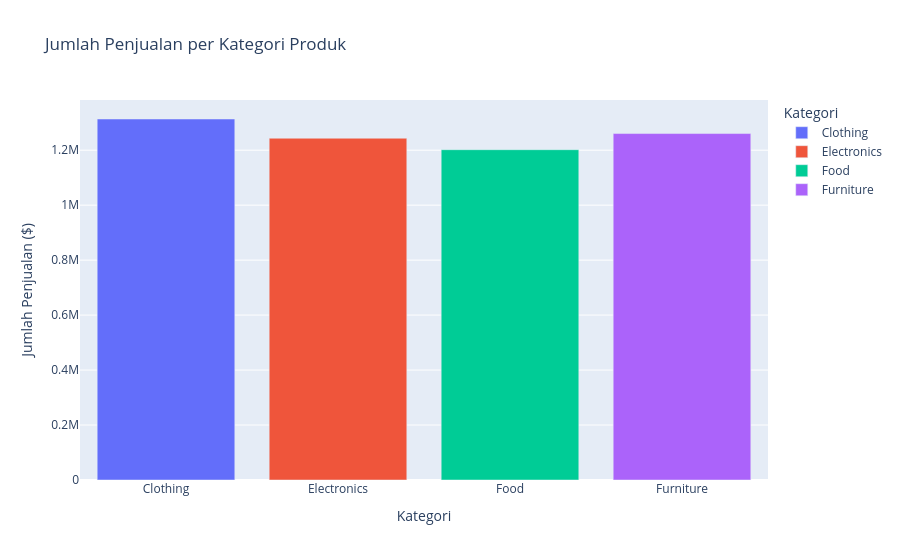

Notebook code for this chart:
### Code cell
cat_prod_amount = df.groupby('Product_Category')['Sales_Amount'].sum().reset_index()

graph_bar = px.bar(
   cat_prod_amount,
   x='Product_Category',
   y='Sales_Amount',
   color='Product_Category',
   title='Jumlah Penjualan per Kategori Produk',
   labels={'Sales_Amount': 'Jumlah Penjualan ($)', 'Product_Category': 'Kategori'}
)

graph_bar.show()

### Figure 1 — Plotly figure (JSON) as saved in the notebook; plotly's stock layout.template omitted (floating-point values rounded to 4 significant figures)
{"data": [{"hovertemplate": "Kategori=%{x}<br>Jumlah Penjualan ($)=%{y}<extra></extra>", "legendgroup": "Clothing", "marker": {"color": "#636efa", "pattern": {"shape": ""}}, "name": "Clothing", "orientation": "v", "showlegend": true, "textposition": "auto", "type": "bar", "x": ["Clothing"], "xaxis": "x", "y": [1313000.0], "yaxis": "y"}, {"hovertemplate": "Kategori=%{x}<br>Jumlah Penjualan ($)=%{y}<extra></extra>", "legendgroup": "Electronics", "marker": {"color": "#EF553B", "pattern": {"shape": ""}}, "name": "Electronics", "orientation": "v", "showlegend": true, "textposition": "auto", "type": "bar", "x": ["Electronics"], "xaxis": "x", "y": [1243000.0], "yaxis": "y"}, {"hovertemplate": "Kategori=%{x}<br>Jumlah Penjualan ($)=%{y}<extra></extra>", "legendgroup": "Food", "marker": {"color": "#00cc96", "pattern": {"shape": ""}}, "name": "Food", "orientation": "v", "showlegend": true, "textposition": "auto", "type": "bar", "x": ["Food"], "xaxis": "x", "y": [1202000.0], "yaxis": "y"}, {"hovertemplate": "Kategori=%{x}<br>Jumlah Penjualan ($)=%{y}<extra></extra>", "legendgroup": "Furniture", "marker": {"color": "#ab63fa", "pattern": {"shape": ""}}, "name": "Furniture", "orientation": "v", "showlegend": true, "textposition": "auto", "type": "bar", "x": ["Furniture"], "xaxis": "x", "y": [1261000.0], "yaxis": "y"}], "layout": {"barmode": "relative", "legend": {"title": {"text": "Kategori"}, "tracegroupgap": 0}, "title": {"text": "Jumlah Penjualan per Kategori Produk"}, "xaxis": {"anchor": "y", "categoryarray": ["Clothing", "Electronics", "Food", "Furniture"], "categoryorder": "array", "domain": [0, 1], "title": {"text": "Kategori"}}, "yaxis": {"anchor": "x", "domain": [0, 1], "title": {"text": "Jumlah Penjualan ($)"}}}}
